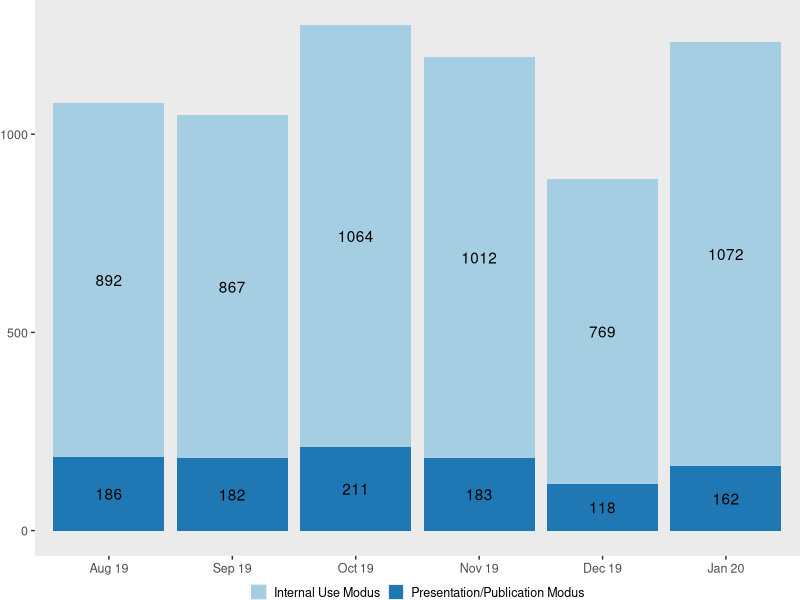
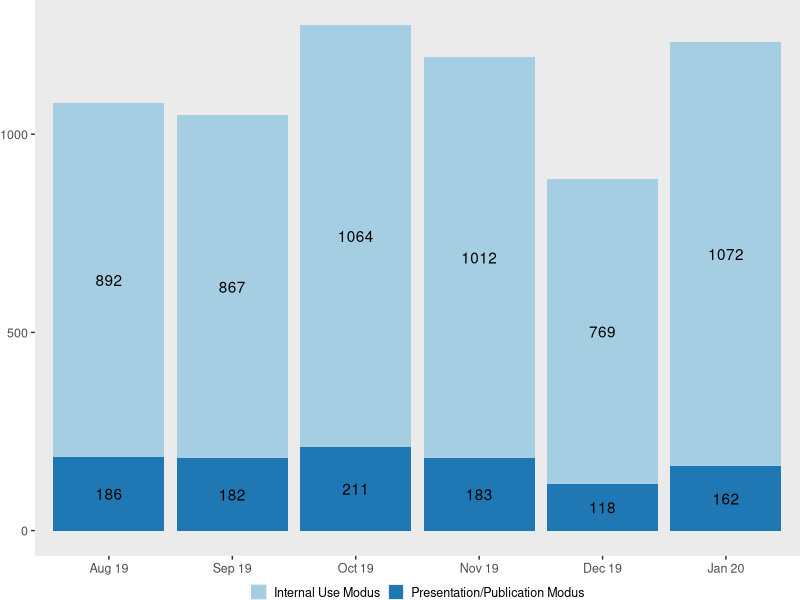
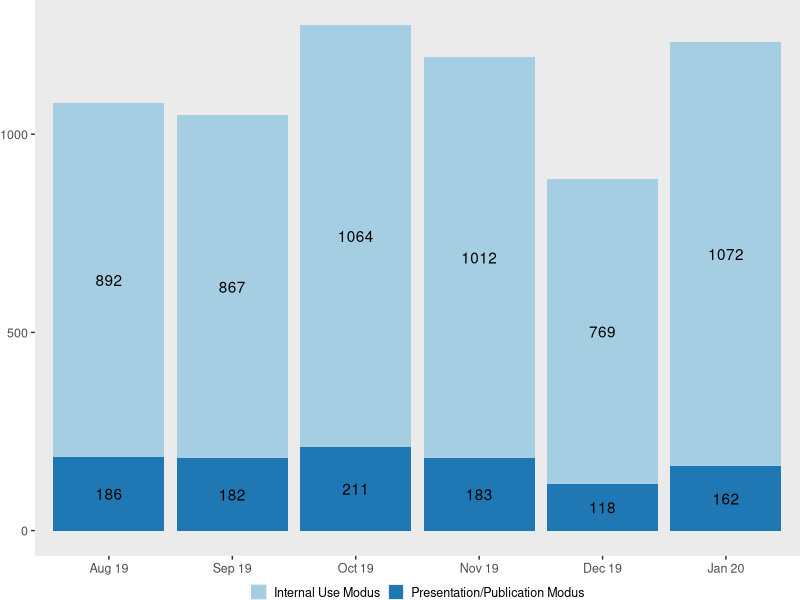
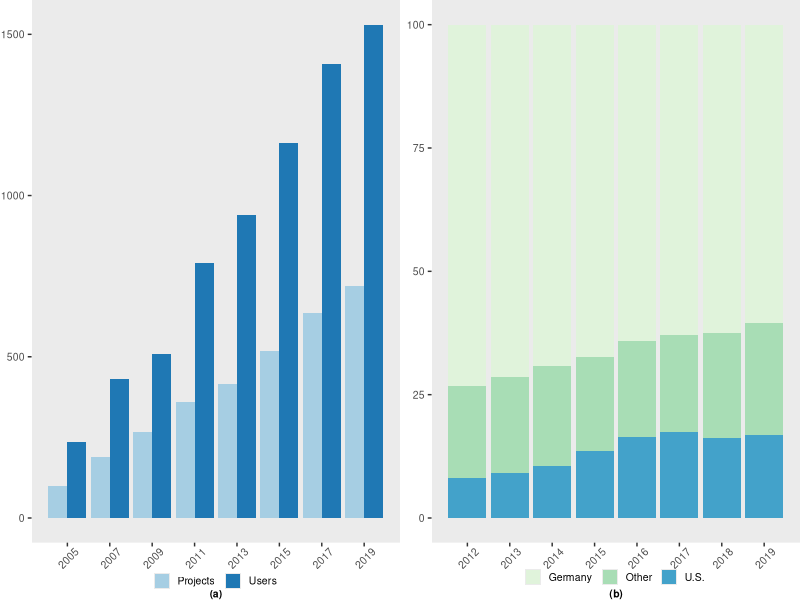
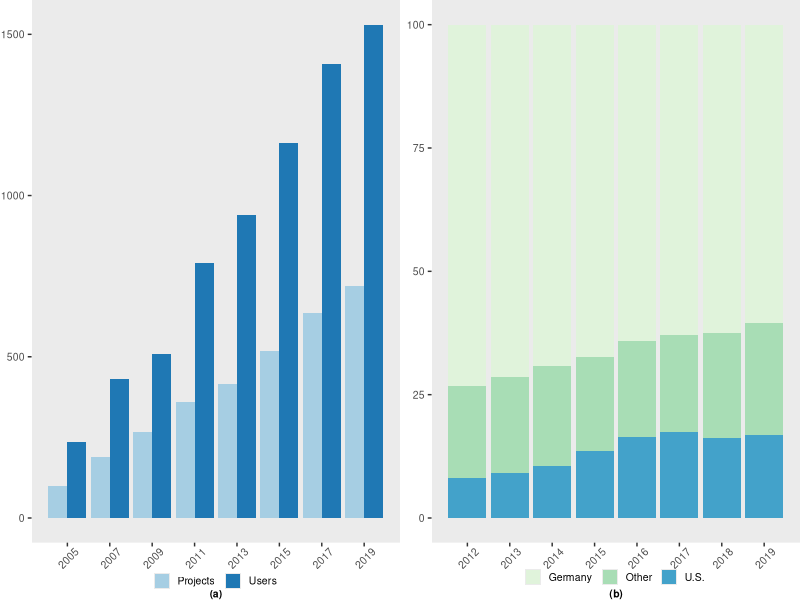
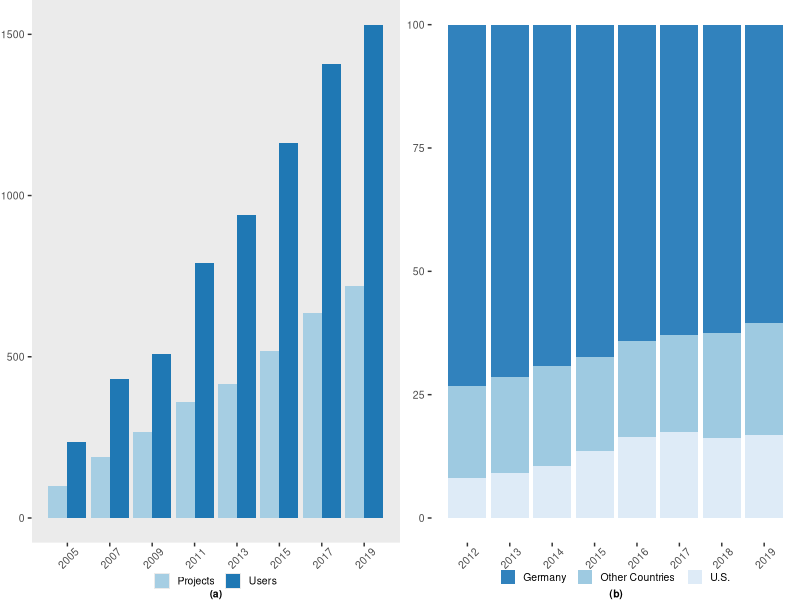
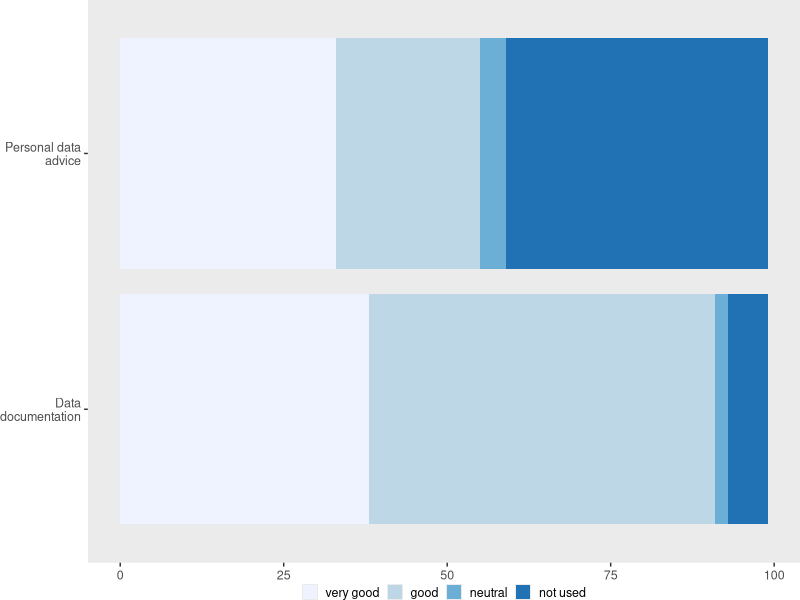
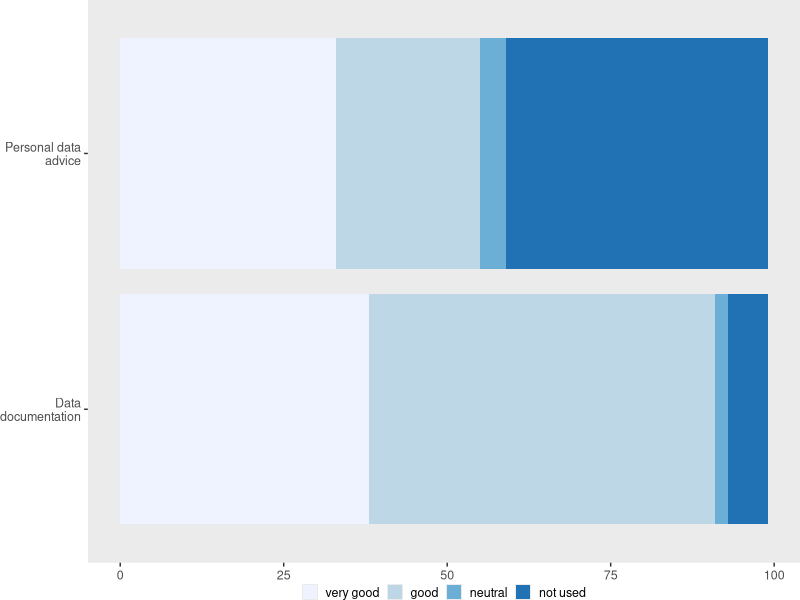

The R script that drew these images, in order:
# Author: Jim Shen
# Description: This will generate figures for the IAB chapter.
# This program no longer runs when the book is compiled. Past
# testing showed that ggpubr vastly increases the build time 
# for the book. Run this program separately.

library(ggplot2)
library(ggpubr)
library(RColorBrewer)

# Figure 1
iabf1data <- read.csv("./assets/iab/figure1.csv")  # read csv file 

iabf1data$Date <- factor(iabf1data$Date,levels = c("Aug 19", "Sep 19", "Oct 19", "Nov 19", "Dec 19", "Jan 20"))

iabfigure1 <- ggplot(iabf1data, aes(fill=Mode, y=Count, x=Date)) + 
  geom_bar(position="stack", stat="identity") +
  geom_text(aes(label=Count), position = position_stack(vjust=0.5)) +
  scale_fill_brewer(palette = "Paired") +
  theme(axis.title.x=element_blank(),
        axis.title.y=element_blank(),
        legend.title=element_blank(),
        axis.text.x=element_text(size=9),
        axis.text.y=element_text(size=9),
        legend.text=element_text(size=9),
        legend.key.size=unit(.8,"line"),
        panel.grid.major = element_blank(), panel.grid.minor = element_blank(),
        legend.position="bottom",
        legend.margin=margin(c(-10,0,0,0)),
        legend.box.margin=margin(c(5,0,0,0)),
        plot.margin=grid::unit(c(0,0,0,0), "mm"))

iabfigure1
ggsave("./assets/iab/iabfigure1.png", width = 4, height = 2.5, units = "in", dpi=600)
ggsave("./assets/iab/iabfigure1web.png", width=6, height=3.75,units="in",dpi=133)

# ggsave("./figures/iabfigure1.png",iabfigure1,dpi=300)
# pdffile <- "./figures/iabfigure1.pdf"
# if ( ! file.exists(pdffile) ) {
#   ggsave(pdffile,iabfigure1,dpi=pdfdpi)
# }

# Figure 2 - original Figure 2 and Figure 3 combined
iabf2data <- read.csv("./assets/iab/figure2.csv")  # read csv file
iabf3data <- read.csv("./assets/iab/figure3.csv")
iabf3data$Country <- factor(iabf3data$Country,levels = c("Germany","Other Countries","U.S."))

iabfigure2 <- ggplot(iabf2data, aes(fill=Projects, y=Count, x=Year)) + 
  geom_bar(position="dodge", stat="identity") +
  scale_x_continuous(breaks = seq(2005,2019, 2)) +
  scale_fill_brewer(palette = "Paired") +
  labs(caption="(a)") +
  theme(axis.title.x=element_blank(),
        axis.title.y=element_blank(),
        legend.title=element_blank(),
        plot.caption = element_text(size=7.5,margin=margin(c(0,0,0,0)),hjust=.5,face="bold"),
        panel.grid.major = element_blank(), panel.grid.minor = element_blank(),
        axis.text.x=element_text(size=7.5,angle = 45, vjust=.7),
        axis.text.y=element_text(size=7.5),
        legend.text=element_text(size=7.5),
        legend.position="bottom",
        legend.key.size=unit(.8,"line"),
        legend.margin=margin(c(-10,0,0,0)),
        legend.box.margin=margin(c(-3,0,0,0)),
        legend.spacing.x = unit(0.05, 'cm'),
        plot.margin=grid::unit(c(0,0,0,0), "mm")) +
  guides(fill=guide_legend(nrow=1))

iabfigure3 <- ggplot(iabf3data, aes(fill=Country, y=Percentage, x=Year)) + 
  geom_bar(position="stack", stat="identity") +
  scale_x_continuous(breaks = seq(2012,2019, 1)) +
  scale_fill_brewer(labels = c("Germany", "Other", "U.S."), palette = "GnBu") +
  labs(caption="(b)") +
  theme(axis.title.x=element_blank(),
        axis.title.y=element_blank(),
        legend.title=element_blank(),
        plot.caption = element_text(size=7.5,margin=margin(c(0,0,0,0)),hjust=.5,face="bold"),
        panel.grid.major = element_blank(), panel.grid.minor = element_blank(),    
        axis.text.x=element_text(size=7.5,angle = 45, vjust=.7),
        axis.text.y=element_text(size=7.5),
        legend.text=element_text(size=7.5),
        legend.position="bottom",
        legend.direction="vertical",
        legend.key.size=unit(.8,"line"),
        legend.margin=margin(c(-10,0,0,0)),
        legend.box.margin=margin(c(-8,0,0,0)),
        legend.spacing.x = unit(0.05, 'cm'),
        plot.margin=grid::unit(c(0,0,0,0), "mm")) + 
  guides(fill=guide_legend(nrow=1))

iabfigure23<-ggarrange(iabfigure2, iabfigure3, ncol=2, nrow=1, align="hv")

#iabfigure23

ggsave("./assets/iab/iabfigure2.png", iabfigure23,width = 4, height = 2.5, units = "in", dpi=600)
ggsave("./assets/iab/iabfigure2web.png", iabfigure23, width = 6, height = 3.75, units = "in", dpi=133)

# Do BW with viridis scale

iabfig3bw <- iabfigure3 + scale_fill_brewer(palette="Blues",direction=-1) + theme(panel.background = element_rect(fill="transparent"))
iabfig23bw <- ggarrange(iabfigure2, iabfig3bw, ncol=2, nrow=1, align="hv")
ggsave("./assets/iab/iabfigure2bw.png", iabfig23bw,width = 4, height = 2.5, units = "in", dpi=600)

# Figure 4

iabf4data <- read.csv("./assets/iab/figure4.csv") 

iabf4data$Rating <- factor(iabf4data$Rating,levels = c("very good","good","neutral","not used"))

iabfigure4 <- ggplot(iabf4data, aes(fill=Rating, y=Percentage, x=Type)) + 
  coord_flip() +
  geom_bar(position = position_stack(reverse = TRUE), stat="identity") +
  scale_fill_brewer(palette = "Blues") +
  scale_x_discrete(labels=c("Data\ndocumentation","Personal data\nadvice"))+
  theme(axis.title.x=element_blank(),
        axis.title.y=element_blank(),
        legend.title=element_blank(),
        axis.text.x=element_text(size=9),
        axis.text.y=element_text(size=9),
        panel.grid.major = element_blank(), panel.grid.minor = element_blank(),    
        legend.text=element_text(size=9),
        legend.key.size=unit(.8,"line"),
        legend.position="bottom",
        legend.margin=margin(c(-10,0,0,0)),
        legend.box.margin=margin(c(0,0,0,0)),
        plot.margin=grid::unit(c(0,0,0,0), "mm"))


ggsave("./assets/iab/iabfigure3.png", width = 4, height = 1.5, units = "in", dpi=600)
ggsave("./assets/iab/iabfigure3web.png", width = 6, height = 2.25, units = "in", dpi=133)



